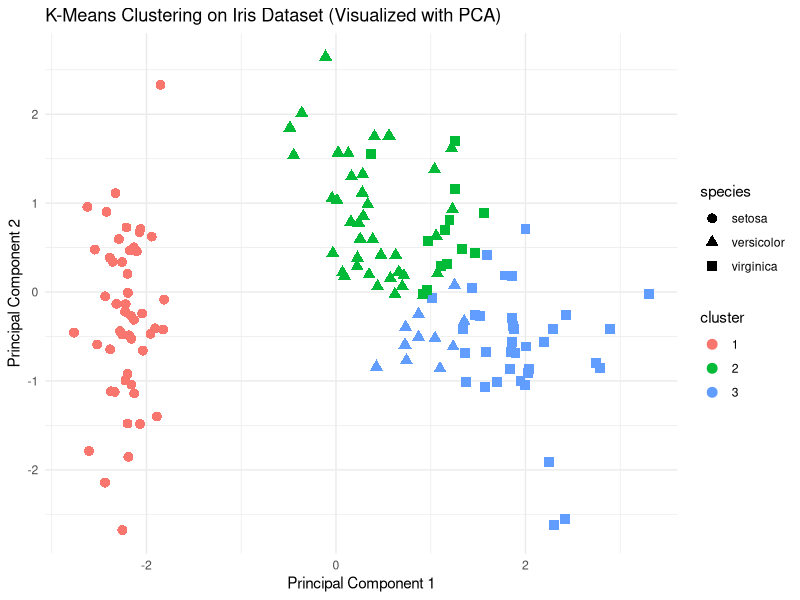

Recreate this plot in R.

library(ggplot2)


data(iris)


iris_scaled <- scale(iris[, 1:4])


set.seed(123)


kmeans_result <- kmeans(iris_scaled, centers = 3, nstart = 25)
print(kmeans_result)


iris$cluster <- as.factor(kmeans_result$cluster)


pca_result <- prcomp(iris_scaled)


pca_data <- data.frame(
  pc1 = pca_result$x[, 1],
  pc2 = pca_result$x[, 2],
  cluster = iris$cluster,
  species = iris$Species
)


ggplot(pca_data, aes(x = pc1, y = pc2, color = cluster, shape = species)) +
  geom_point(size = 3) +
  labs(
    title = "K-Means Clustering on Iris Dataset (Visualized with PCA)",
    x = "Principal Component 1",
    y = "Principal Component 2"
  ) +
  theme_minimal()
 